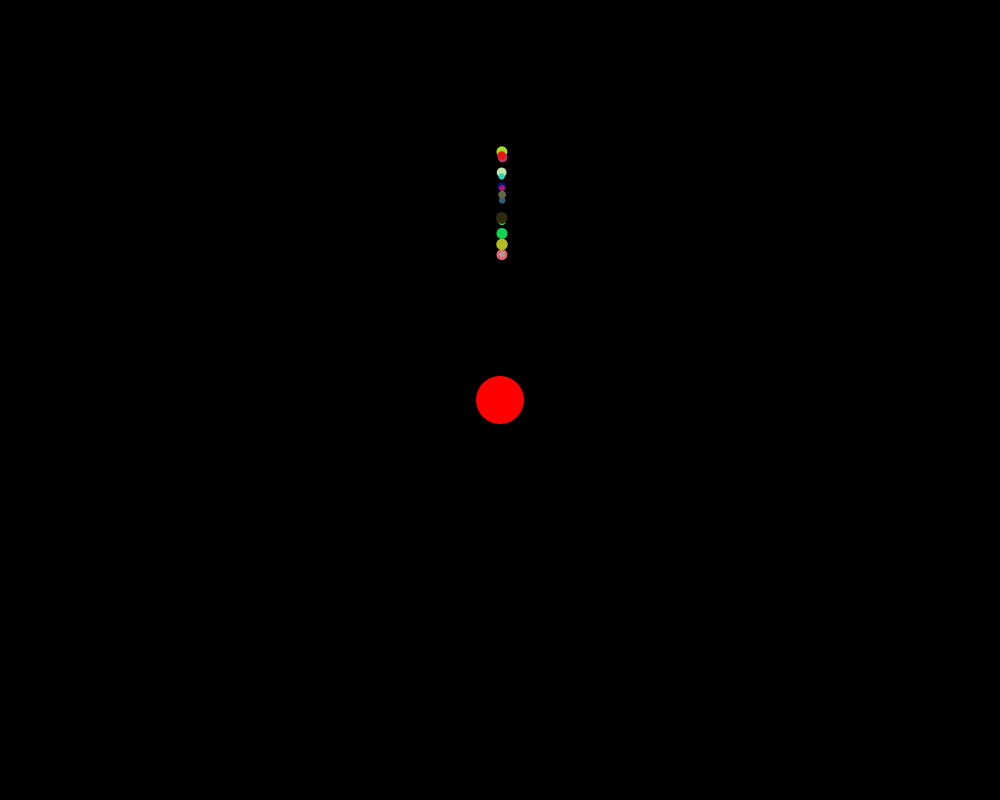
Frame 1 (no input)
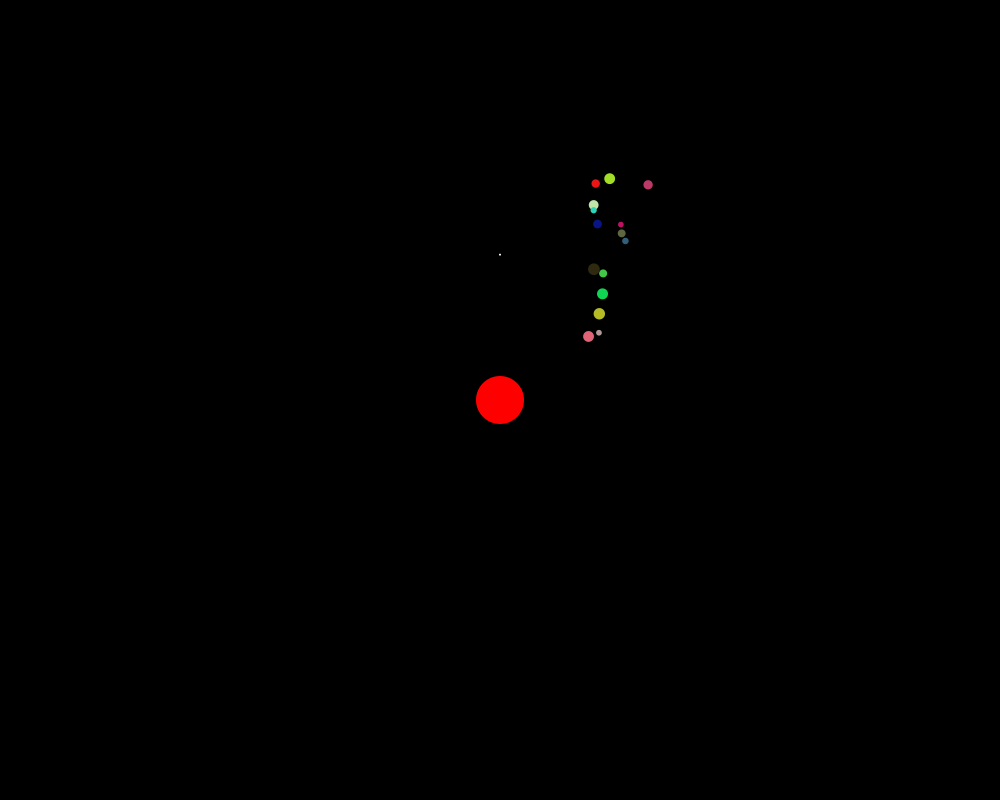
Frame 60 (the mouse pressed at the canvas centre just before this capture)
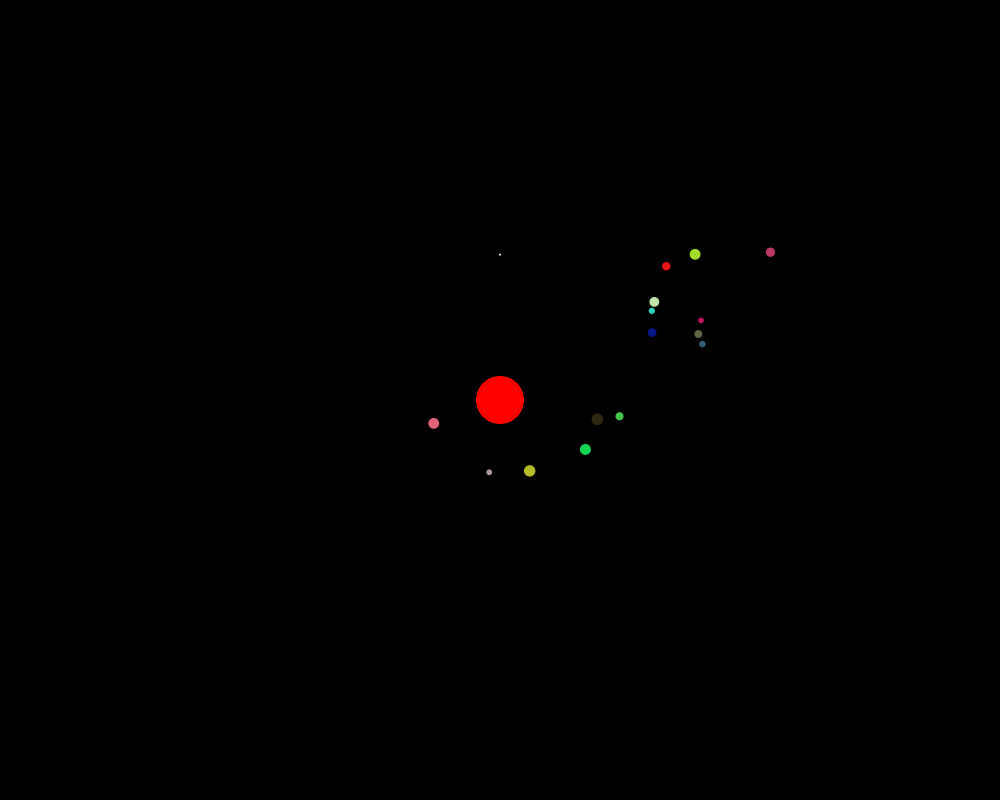
Frame 120 (the mouse held since frame 60 and released just before this capture)

The Processing sketch that drew these frames (run headless with seeded random() and noise(); from frame 60 on, the mouse is pressed at the canvas centre):

// Processing sketch: central_force_planets
// ── central_force_planets.pde
//changed to leap-frog integration to conserve energy
int nume=15;
//number of orbiters
float d=12;
//maximum diameter of orbiters
float K=1500000;
//K determines strength of interactions. if dt is small, K must be big
//or else the orbiter won't move. but making K big makes errors big
int counter=25;
//counts number of operations between drawing each frame
float dt=.001;
//determines "length" of each time step
//because error goes like dt^2, small dt will make leapfrog very accurate
float compare;

//side note: framerate determines speed at which things are drawn
//to make this look good, one would have to have a very small dt,
//and a _very large_ frame rate. because we can't have a frame rate
//of, say, 10000, we can have the program run through a bunch
//of iterations, like 100, between drawing each frame. this way 
//K can be small even if dt is small, hence small errors

float px;
float py;
//position of anchor
float[] x= new float[nume];
float[] y= new float[nume];
//position arrays for orbiters
float[] vx= new float[nume];
float[] vy= new float[nume];
//velocity arrays for orbiters
float[] ax= new float[nume];
float[] ay= new float[nume];
//acceleration arrays for orbiters
float[][] colors=new float[nume][3];
float[] sizes=new float[nume];
//if notebook is being used to make a solar system, these
//are the colors and sizes of the planets orbiting the sun


void setup() 
{
  size(1000, 800);
  px=width/2;
  py=height/2;
  
  for(int i=0; i<nume; i++) {
    //ex[i] = random(.2*width,.8*width);
    x[i]=width/2;
    //ey[i] = random(.2*height,.8*height);
    y[i]= random(.75,1.3)*(height/4);
    vx[i] = random(65,110);
    //vy[i] = random(-5,5);
    vy[i]= 0;
  }
  
  compare=max(y);
  
  for(int i=0; i<nume; i++) {
    for(int j=0; j<3; j++) {
      colors[i][j]=random(0,255);
    }
  }
  
  for(int i=0; i<nume; i++) {
    sizes[i]=random(d/3,d);
    //change to random(d,d) to make all orbiters equal size
  }
  
  frameRate(50);
  ellipseMode(CENTER);
  smooth();
  noStroke();
}

void draw()
{
for (int k=0; k<counter; k++) {
    
    for(int i=0; i<nume; i++) {
    //change position first
      x[i]+=dt*vx[i];
      y[i]+=dt*vy[i];
    }
    
    for(int i=0; i<nume; i++) {
      //change acceleration with new position
      ax[i]=-K*(x[i]-px)/pow(dist(x[i],y[i],px,py),3);
      ay[i]=-K*(y[i]-py)/pow(dist(x[i],y[i],px,py),3);
    }
    
    for(int i=0; i<nume; i++) {
    //change velocity with new acceleration
      vx[i]+=dt*ax[i];
      vy[i]+=dt*ay[i];
    }
}

  background(0);
  fill(255,0,0);
  ellipse(px,py,4*d,4*d);
  //anchor is 4 times wider than orbiters, and it's red!
  fill(255,255,255);
  ellipse(width/2,compare,2,2);
  //to see if orbits closest to anchor are precessing
    
  for(int i=0; i<nume; i++) {
    fill(colors[i][0],colors[i][1],colors[i][2]);
    ellipse(x[i],y[i],sizes[i],sizes[i]);
  }
  
}
